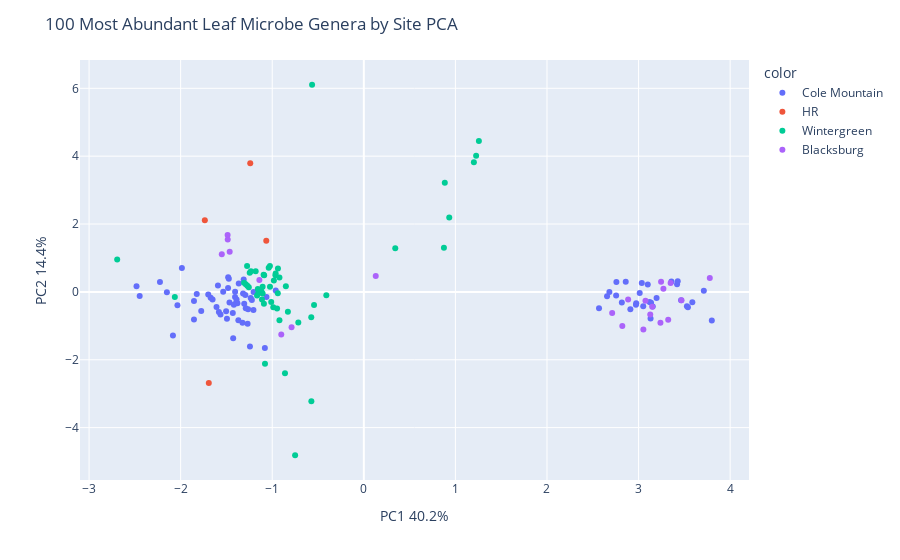

The code cell stored with this chart in its notebook:
### Code cell
X = pc2_df[top_100.index]

pca = PCA(n_components=2)
components = pca.fit_transform(X)

fig = px.scatter(components, x=0, y=1, color=pc2_df['site_id'])
fig.update_layout(
    title = "100 Most Abundant Leaf Microbe Genera by Site PCA",
    xaxis_title="PC1 " + str(round(100*pca.explained_variance_ratio_[0], 1)) + '%',
    yaxis_title="PC2 " + str(round(100*pca.explained_variance_ratio_[1], 1)) + '%')
fig.show()

### Figure 1 — Plotly figure (JSON) as saved in the notebook; plotly's stock layout.template omitted (floating-point values rounded to 4 significant figures)
{"data": [{"hovertemplate": "color=Cole Mountain<br>0=%{x}<br>1=%{y}<extra></extra>", "legendgroup": "Cole Mountain", "marker": {"color": "#636efa", "symbol": "circle"}, "mode": "markers", "name": "Cole Mountain", "orientation": "v", "showlegend": true, "type": "scatter", "x": [-1.063, -1.204, -1.38, -2.035, -1.318, -1.474, -1.294, -1.467, -2.084, -1.394, -1.824, -2.15, -1.235, -2.482, -1.672, -1.406, -1.482, -1.427, -1.312, 2.755, 2.681, 3.197, 2.971, 2.758, 3.013, 2.656, 3.42, 2.817, 2.568, 2.86, -1.494, -1.504, -1.535, -1.986, -1.419, -1.565, -1.306, -1.481, -1.593, -1.405, -1.366, -1.222, -1.854, -1.205, -1.855, -0.9618, -1.263, -1.775, -1.431, -1.081, -1.243, -2.226, -1.289, -2.447, -1.269, -1.325, -1.37, -1.652, -1.389, -1.582, -1.608, -1.699, 3.427, 3.8, 3.528, 3.12, 3.035, 3.539, 3.051, 2.91, 2.974, 3.131, 3.101, 3.155, 3.464, 3.587, 3.359, 3.713, 3.136], "xaxis": "x", "y": [-0.1481, -0.005749, -0.3375, -0.3968, -0.05045, 0.3842, -0.09166, -0.3151, -1.282, -0.314, -0.0608, -0.01422, -0.1796, 0.1678, -0.1705, -0.1529, 0.1112, -1.363, 0.3666, -0.1041, -0.003118, -0.1796, -0.3803, 0.2925, -0.03005, -0.1307, 0.2236, -0.3092, -0.4835, 0.2976, -0.7901, -0.5674, 0.0007661, 0.7028, -0.3784, -0.6701, -0.3461, 0.4347, 0.1869, 0.0003444, 0.2462, -0.237, -0.2692, -0.5319, -0.8138, 0.03794, -0.512, -0.5603, -0.6248, -1.654, -1.61, 0.2906, -0.4807, -0.1234, -0.942, -0.9081, -0.8362, -0.2253, -0.2219, -0.5895, -0.4486, -0.07706, 0.3161, -0.8451, -0.4241, -0.2993, 0.2601, -0.4523, -0.4235, -0.5132, -0.3378, -0.782, 0.2204, -0.4284, -0.247, -0.3033, 0.3058, 0.03244, -0.3222], "yaxis": "y"}, {"hovertemplate": "color=HR<br>0=%{x}<br>1=%{y}<extra></extra>", "legendgroup": "HR", "marker": {"color": "#EF553B", "symbol": "circle"}, "mode": "markers", "name": "HR", "orientation": "v", "showlegend": true, "type": "scatter", "x": [-1.693, -1.065, -1.736, -1.24], "xaxis": "x", "y": [-2.682, 1.504, 2.114, 3.795], "yaxis": "y"}, {"hovertemplate": "color=Wintergreen<br>0=%{x}<br>1=%{y}<extra></extra>", "legendgroup": "Wintergreen", "marker": {"color": "#00cc96", "symbol": "circle"}, "mode": "markers", "name": "Wintergreen", "orientation": "v", "showlegend": true, "type": "scatter", "x": [-0.9473, -0.8512, -1.271, -1.094, -0.9627, -1.088, -1.039, -1.246, -1.232, -1.256, -0.9651, -0.982, -1.153, -1.275, -1.024, -1.119, -0.9885, -1.166, -1.025, -1.181, -1.158, -0.9376, -1.112, -0.9212, -1.105, -1.105, -1.091, -1.289, -1.011, -0.7154, -0.5738, -0.8289, 1.256, 0.8748, 1.226, -0.9392, -0.565, -0.7503, -0.5728, -0.5434, -1.079, -2.693, -2.063, -0.4093, 0.3433, -1.308, 1.202, -0.8607, 0.9328, -0.9211, 0.8841], "xaxis": "x", "y": [-0.4929, 0.1646, 0.1841, 0.5047, 0.5401, 0.4911, 0.7113, 0.5656, 0.6088, 0.1365, 0.4926, 0.3379, -0.04572, 0.7647, 0.1514, 0.01694, -0.4501, -0.1098, 0.7609, 0.6047, 0.08597, 0.688, -0.2251, 0.4227, 0.15, -0.04436, -0.3526, 0.228, -0.2981, -0.9034, -0.7506, -0.5852, 4.447, 1.304, 4.015, -0.0405, 6.105, -4.815, -3.221, -0.3896, -2.115, 0.9546, -0.1535, -0.09997, 1.287, 0.2708, 3.82, -2.401, 2.19, -0.8388, 3.215], "yaxis": "y"}, {"hovertemplate": "color=Blacksburg<br>0=%{x}<br>1=%{y}<extra></extra>", "legendgroup": "Blacksburg", "marker": {"color": "#ab63fa", "symbol": "circle"}, "mode": "markers", "name": "Blacksburg", "orientation": "v", "showlegend": true, "type": "scatter", "x": [0.1301, -0.789, -1.551, -1.14, -1.465, -0.9014, -1.486, -1.487, 3.075, 3.324, 3.246, 3.271, 3.778, 3.149, 2.886, 3.239, 3.469, 3.35, 2.712, 3.052, 2.823, 3.127], "xaxis": "x", "y": [0.4652, -1.041, 1.11, 0.3535, 1.18, -1.254, 1.546, 1.675, -0.2599, -0.8234, 0.2987, 0.09416, 0.4086, -0.4396, -0.2208, -0.909, -0.2459, 0.2598, -0.6188, -1.106, -1.007, -0.6637], "yaxis": "y"}], "layout": {"legend": {"title": {"text": "color"}, "tracegroupgap": 0}, "margin": {"t": 60}, "title": {"text": "100 Most Abundant Leaf Microbe Genera by Site PCA"}, "xaxis": {"anchor": "y", "domain": [0, 1], "title": {"text": "PC1 40.2%"}}, "yaxis": {"anchor": "x", "domain": [0, 1], "title": {"text": "PC2 14.4%"}}}}
